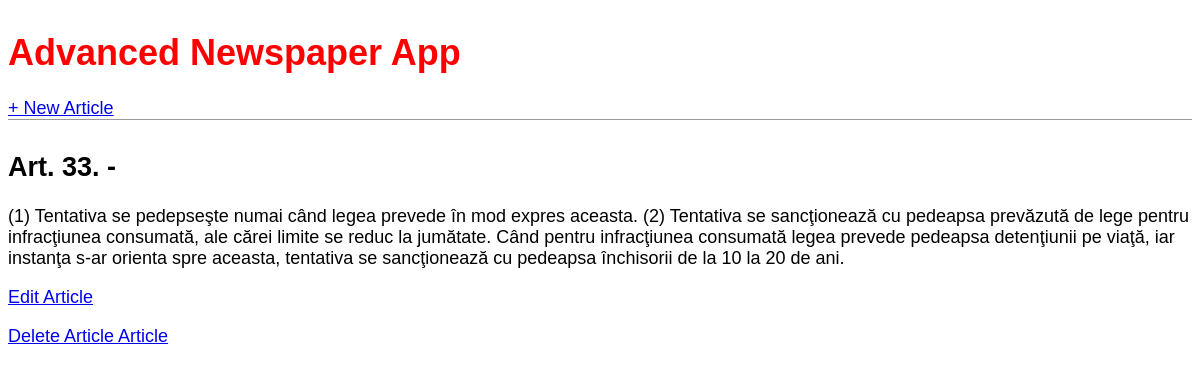
Screenshot of /article/2/ with the database file from the repository.
### news/models.py (models this page shows)
class Article(models.Model):
    title = models.CharField(max_length=200)
    author = models.ForeignKey(
             'auth.User',
            on_delete=models.CASCADE,
            )
    body = models.TextField()
    def __str__(self):
         return self.title
\
    def get_absolute_url(self):
        return reverse('article_detail', args=[str(self.id)])

### news/views.py (the view)
# urls.py: path('article/<int:pk>/', ArticleDetailView.as_view(),name='article_detail'),
class ArticleDetailView(DetailView):
    model = Article
    template_name = 'article_detail.html'

### templates/article_detail.html
{% extends 'base.html' %}
{% block content %}
<div class="article-entry">
<h2>{{ object.title }}</h2>
<p>{{ object.body }}</p>
</div>
<a href="{% url 'article_edit' article.pk %}"> Edit Article </a>
<p><a href="{% url 'article_delete' article.pk %}"> Delete Article Article</a></p>
{% endblock content %}

### Advanced_newspaper_app_project/static/base.css (style rules this page uses)
body { font-family: 'Source Sans Pro', sans-serif; font-size: 18px; }

### templates/base.html (style rules this page uses)
body { font-family: 'Crimson Pro', serif; font-size: 24px; }

### rows the page displays
Article: title "Art. 33. -", body "(1) Tentativa se pedepseşte numai când legea prevede în mod expres aceasta. (2) Tentativa se sancţionează cu pedeapsa prevăzută de lege pentru infracţiunea consumată, ale cărei limite se reduc la jumătate. Când pentru infracţiunea consumată legea prevede pedeapsa detenţiunii pe viaţă, iar instanţa s-ar orienta spre aceasta, tentativa se sancţionează cu pedeapsa închisorii de la 10 la 20 de ani."
